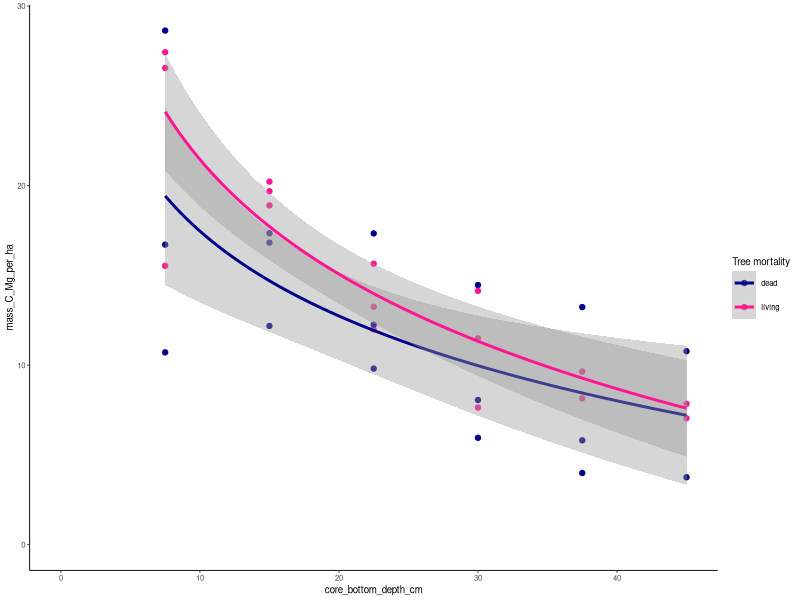
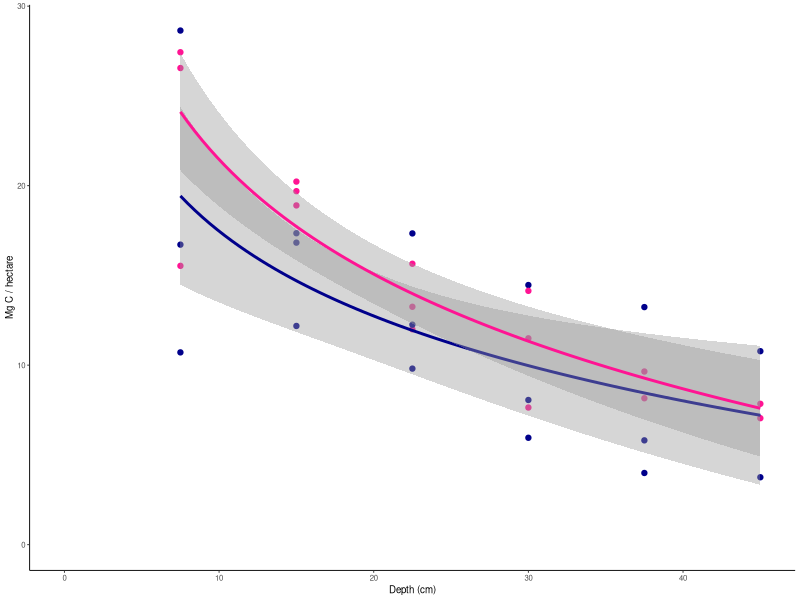
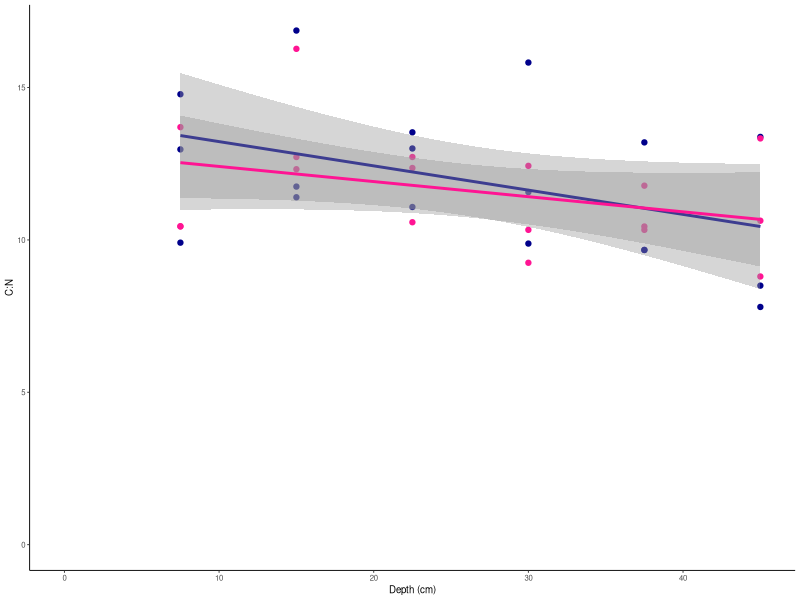
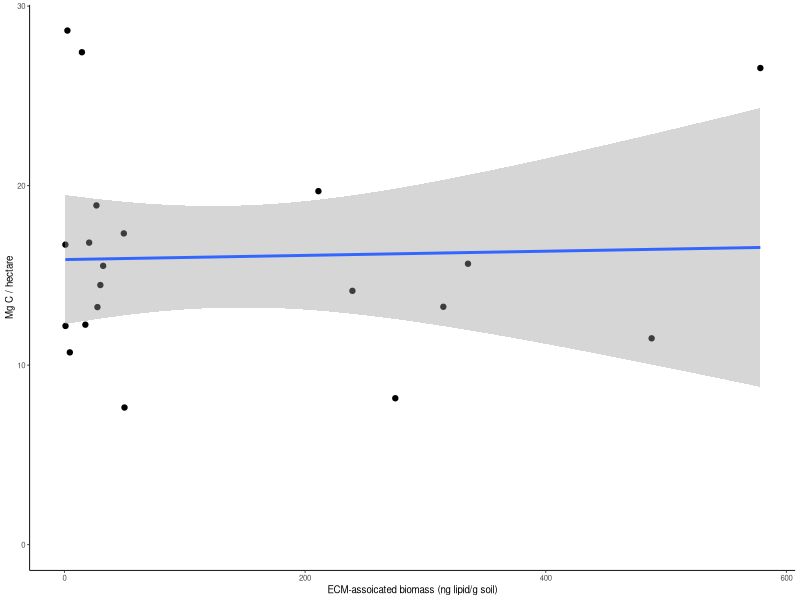
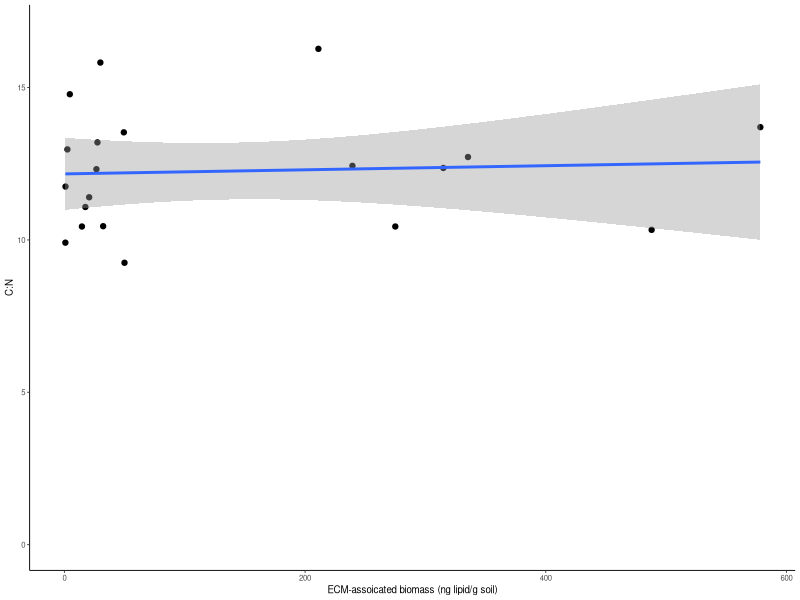
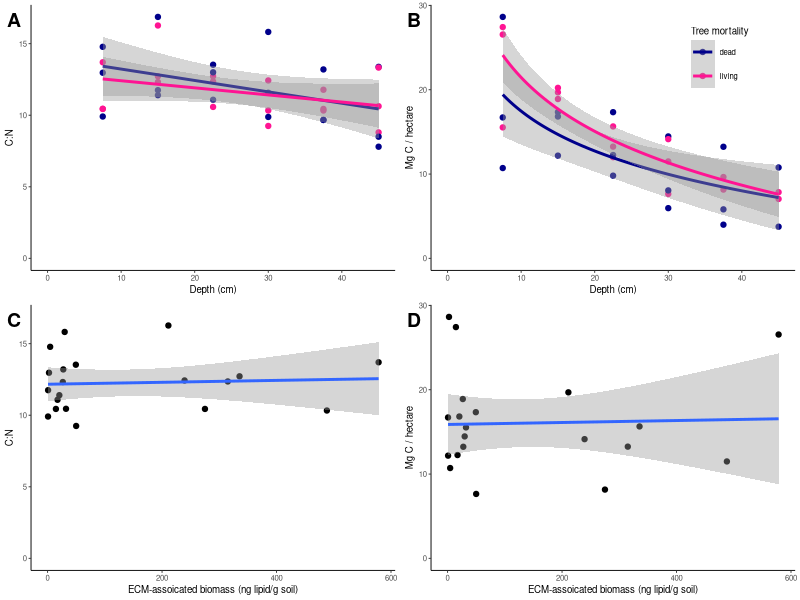
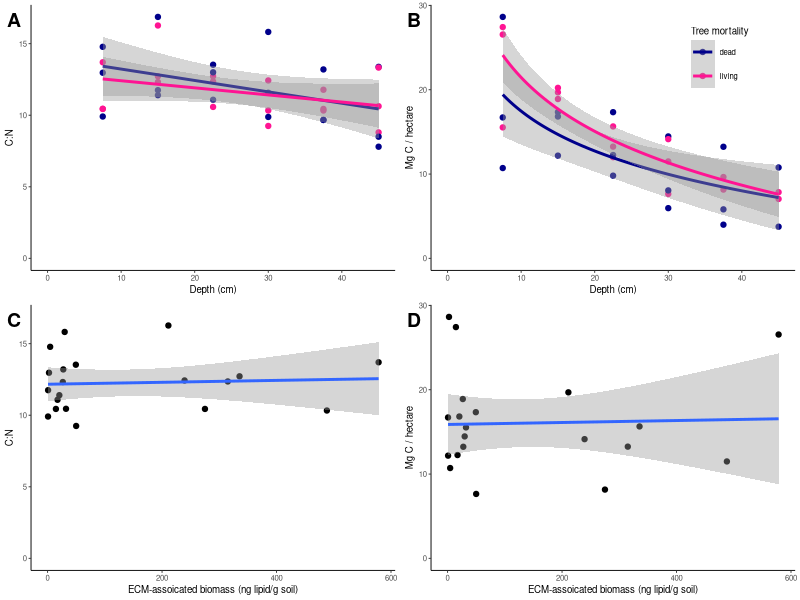
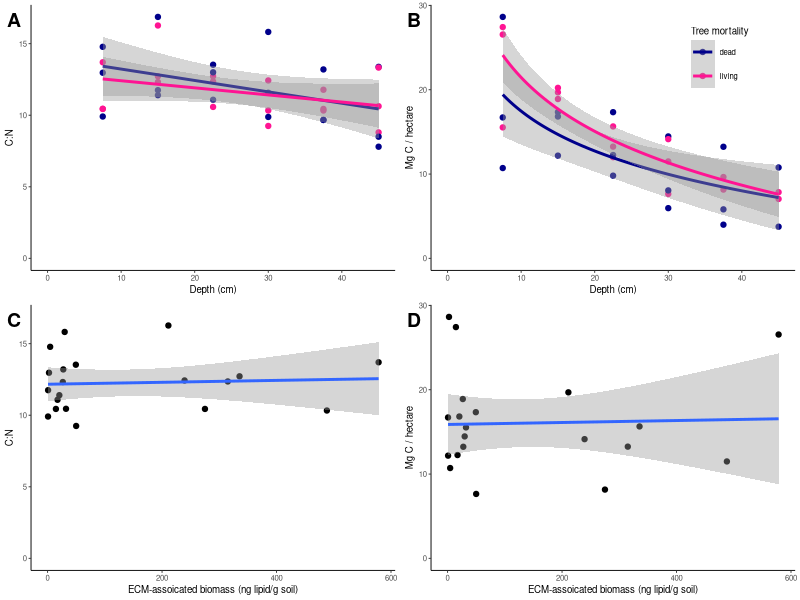

Generate these figures, in order, with R:
## ---- chunk 1
knitr::opts_chunk$set(echo = TRUE)
## ---- chunk 2
library("tidyverse")
library("cowplot")
## ---- chunk 3
C_metadata <- read.csv("../../Analysis/Carbon/Density_Corrected_C/Results/per_sample_metadata_Ccorrected_mip.csv")

ecm_metadata = read.csv("../../Analysis/Microbial Communities/Fungal-Bacterial Interactions/DeSeq2 Indicator Species Analysis/Results/metadata_with_ECMasssociated3trees_mip.csv")
## ---- chunk 4
# set common features of graphs

CN_lab = "C:N"
C_lab = "Mg C / hectare"
depth_lab = "Depth (cm)"
ecm_lab = "ECM-assoicated biomass (ng lipid/g soil)"
fontsize = 7
## ---- chunk 5
C_by_depth <- ggplot(C_metadata, aes(x = core_bottom_depth_cm,
                                                            y = mass_C_Mg_per_ha,
                                                            color = Tree_Health)) +
  geom_point() +
  
  geom_smooth(method = 'lm', formula = 'y ~ log(x)' ) +
  
  ylim(0, NA) +
  
  xlim(0, NA) +
  
  scale_color_manual(name = "Tree mortality", values = c("darkblue", "deeppink")) +
  
  theme_classic(base_size = fontsize)

C_by_depth
leg = get_legend(C_by_depth)
C_by_depth <- ggplot(C_metadata, aes(x = core_bottom_depth_cm,
                                                            y = mass_C_Mg_per_ha,
                                                            color = Tree_Health)) +
  geom_point() +
  
  geom_smooth(method = 'lm', formula = 'y ~ log(x)' ) +
  
  ylim(0, NA) +
  
  xlim(0, NA) +
  
  scale_color_manual(name = "Tree mortality", values = c("darkblue", "deeppink")) +
  
  theme_classic(base_size = fontsize) + 
  
  theme(legend.position = "none") +
  
  xlab(depth_lab) +
  
  ylab(C_lab)

C_by_depth
## ---- chunk 6
C_N_by_depth <- ggplot(C_metadata, aes(x = core_bottom_depth_cm,
                                                            y = C_per_N_Ratio,
                                                            color = Tree_Health)) +
  geom_point() +
  
  geom_smooth(method = 'lm') +
  
  ylim(0, NA) +
  
  xlim(0, NA) +
  
  scale_color_manual(name = "Tree mortality", values = c("darkblue", "deeppink")) +
  
  theme_classic(base_size = fontsize) + 
  
  theme(legend.position = "none") +
  
  xlab(depth_lab) +
  ylab(CN_lab)

C_N_by_depth
## ---- chunk 7
C_by_ecm <- ggplot(ecm_metadata, aes(x = ECM_associated_biomass,
                                                            y = mass_C_Mg_per_ha)) +
  geom_point() +
  
  geom_smooth(method = 'lm') +
  
  ylim(0, NA) +
  
  xlim(0, NA) +
  
  theme_classic(base_size = fontsize) + 
  
  xlab(ecm_lab) +
  ylab(C_lab)

C_by_ecm
## ---- chunk 8
C_N_by_ecm <- ggplot(ecm_metadata, aes(x = ECM_associated_biomass,
                                                            y = C_per_N_Ratio)) +
  geom_point() +
  
  geom_smooth(method = 'lm') +
  
  ylim(0, NA) +
  
  xlim(0, NA) +
  
  theme_classic(base_size = fontsize) + 
  
  xlab(ecm_lab) +
  ylab(CN_lab)

C_N_by_ecm
## ---- chunk 9

# First row
row1 <- plot_grid(C_N_by_depth, C_by_depth, labels = c("A", "B"), label_y = 0.98)

# Second row
row2 <- plot_grid(C_N_by_ecm, C_by_ecm, labels = c("C", "D"), label_y = 0.98)

# Stack rows vertically
combined_plot <- plot_grid(row1, row2, ncol = 1)

fig5 = ggdraw(combined_plot) + draw_grob(leg, hjust = -0.4, vjust = -0.405)

fig5
## ---- chunk 10
# create the jpg figure file in this results folder and the reports folder

# requirements: 1000 pp1 (pixels per inch), 140 mm wide
# 1 inch = 0.0393701 mm, 1 mm = 25.4 inches

ppi = 1000

w_mm = 140
hw_ratio = 5/7 # arbitrary

h_mm = w_mm*hw_ratio
w_i = w_mm/25.4
h_i = h_mm/25.4

jpeg("Results/Figure5.jpg", width = w_i * ppi, height = h_i * ppi, res = ppi)
fig5
dev.off()

jpeg("../../Reports/Figure5.jpg", width = w_i * ppi, height = h_i * ppi, res = ppi)
fig5
dev.off()
## ---- chunk 11
# create the png figure file in this results folder and the reports folder

# requirements: 1000 pp1 (pixels per inch), 140 mm wide
# 1 inch = 0.0393701 mm, 1 mm = 25.4 inches

ppi = 1000

w_mm = 140
hw_ratio = 5/7 # arbitrary

h_mm = w_mm*hw_ratio
w_i = w_mm/25.4
h_i = h_mm/25.4

png("Results/Figure5.png", width = w_i * ppi, height = h_i * ppi, res = ppi)
fig5
dev.off()

png("../../Reports/Figure5.png", width = w_i * ppi, height = h_i * ppi, res = ppi)
fig5
dev.off()
